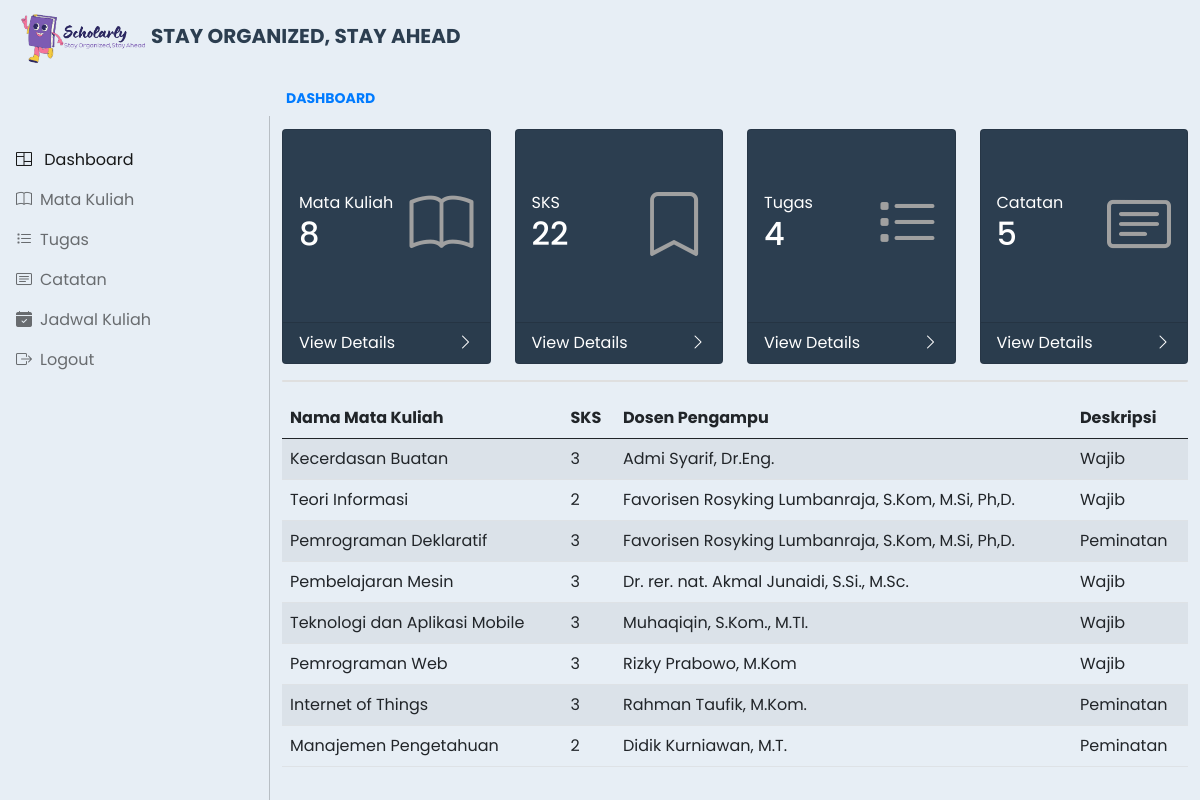
Page /dashboard.php on the committed database.
### tables this page shows
CREATE TABLE `mata_kuliah` (
  `id` int(11) NOT NULL,
  `nama_matkul` varchar(100) DEFAULT NULL,
  `sks` int(11) DEFAULT NULL,
  `dosen_pengampu` varchar(100) DEFAULT NULL,
  `deskripsi` varchar(255) DEFAULT NULL
);

### dashboard.php (the view, shortened to what this page needs)
<?php
include "config.php";
$sql_mata_kuliah = "SELECT COUNT(*) as total_mata_kuliah FROM mata_kuliah";
$result_mata_kuliah = mysqli_query($mysqli, $sql_mata_kuliah);
$row_mata_kuliah = mysqli_fetch_assoc($result_mata_kuliah);
$totalMataKuliah = $row_mata_kuliah['total_mata_kuliah'];
$sql_sks = "SELECT SUM(sks) as total_sks FROM mata_kuliah";
$result_sks = mysqli_query($mysqli, $sql_sks);
$row_sks = mysqli_fetch_assoc($result_sks);
$totalSKS = $row_sks['total_sks'];
$sql_tugas = "SELECT COUNT(*) as total_tugas FROM tugas";
$result_tugas = mysqli_query($mysqli, $sql_tugas);
$row_tugas = mysqli_fetch_assoc($result_tugas);
$totalTugas = $row_tugas['total_tugas'];
$sql_catatan = "SELECT COUNT(*) as total_catatan FROM catatan";
$result_catatan = mysqli_query($mysqli, $sql_catatan);
$row_catatan = mysqli_fetch_assoc($result_catatan);
$totalCatatan = $row_catatan['total_catatan'];
?>
<!DOCTYPE html>
<html lang="en">
  <head>
    <link rel="stylesheet" href="css/bootstrap.min.css" />
    <link rel="stylesheet" href="https://cdn.jsdelivr.net/npm/bootstrap-icons@1.11.3/font/bootstrap-icons.min.css" />
    <link rel="stylesheet" href="css/dataTables.bootstrap5.min.css" />
    <link rel="stylesheet" href="css/style.css" />
    <link rel="stylesheet" href="css/style2.css" />
  </head>
  <body>
    <nav class="navbar navbar-expand-lg navbar-dark fixed-top" style="background-color: #e7eef5;">
      <div class="container-fluid">
        <img class="ms-1" src="logo.png" alt="ScholarlyLogo" width="135px"/>
        <a class="navbar-brand me-auto ms-lg-0 ms-2 text-uppercase fw-bold" href="#" style="color: #2c3e50;">Stay Organized, Stay Ahead</a>
      </div>
    </nav>
    <div class="offcanvas offcanvas-start sidebar-nav bg-light mt-3" tabindex="-1" id="sidebar">
      <div class="offcanvas-body p-0" style="background-color: #e7eef5;">
        <nav class="navbar-light">
          <ul class="navbar-nav">
            <li>
              <a href="#" class="nav-link px-3 active mt-4">
                <span class="me-2"><i class="bi bi-columns"></i></span>
                <span>Dashboard</span>
              </a>
            <a class="nav-link px-3 sidebar-link" href="mata-kuliah.php">
                <span class="me-2"><i class="bi bi-book"></i></span>
                <span>Mata Kuliah</span>
            </a>
            <li>
            <a class="nav-link px-3 sidebar-link" href="tugas.php">
                <span class="me-2"><i class="bi bi-list-task"></i></span>
                <span>Tugas</span>
            </a>
            </li>
            <li>
              <a class="nav-link px-3 sidebar-link" href="Catatan.php">
                  <span class="me-2"><i class="bi bi-card-text"></i></span>
                  <span>Catatan</span>
              </a>
            </li>
            <li>
            <a class="nav-link px-3 sidebar-link" href="jadwal-kuliah.php">
                <span class="me-2"><i class="bi bi-calendar-check-fill"></i></span>
                <span>Jadwal Kuliah</span>
            </a>
            </li>
            <li>
            <a class="nav-link px-3 sidebar-link" id="logoutButton" href="#">
                <span class="me-2"><i class="bi bi-box-arrow-right"></i></span>
                <span>Logout</span>
            </a>
            </li>
          </ul>
        </nav>
      </div>
    </div>
    <main class="mt-5 pt-3">
      <div class="container-fluid">
        <div class="row">
          <div class="breadcrumb mt-4 ms-3">
              <span class="breadcrumb-item active">DASHBOARD</span>
          </div>
        </div>
        <div class="row">
          <div class="col-md-3 mb-3">
            <div class="card text-white h-100 active" style="background-color: #2c3e50;">
              <div class="card-body d-flex justify-content-between align-items-center py-5">
                <div>
                  Mata Kuliah
                  <h2><?php echo $totalMataKuliah; ?></h2>
                </div>
                <i class="bi bi-book" style="font-size: 2rem;"></i>
              </div>
              <a style="text-decoration: none; color:#fff;" href="mata-kuliah.php">
                <div class="card-footer d-flex">
                  <span>View Details</span>
                  <span class="ms-auto">
                    <i class="bi bi-chevron-right"></i>
                  </span>
                </div>
              </a>
            </div>
          </div>
          <div class="col-md-3 mb-3">
            <div class="card text-white h-100 " style="background-color: #2c3e50;">
              <div class="card-body d-flex justify-content-between align-items-center py-5">
                <div>
                  SKS
                  <h2><?php echo $totalSKS; ?></h2>
                </div>
                <i class="bi bi-bookmark" style="font-size: 2rem;"></i>
              </div>
              <a style="text-decoration: none; color:#fff;" href="mata-kuliah.php">
                <div class="card-footer d-flex">
                  <span>View Details</span>
                  <span class="ms-auto">
                    <i class="bi bi-chevron-right"></i>
                  </span>
                </div>
              </a>
            </div>
          </div>
          <div class="col-md-3 mb-3">
            <div class="card text-white h-100 " style="background-color: #2c3e50;">
              <div class="card-body d-flex justify-content-between align-items-center py-5">
                <div>
                  Tugas
                  <h2><?php echo $totalTugas; ?></h2>
                </div>
                <i class="bi bi-list-task" style="font-size: 2rem;"></i>
              </div>
              <a style="text-decoration: none; color:#fff;" href="tugas.php">
                <div class="card-footer d-flex">
                  <span>View Details</span>
                  <span class="ms-auto">
                    <i class="bi bi-chevron-right"></i>
                  </span>
                </div>
              </a>
            </div>
          </div>
          <div class="col-md-3 mb-3">
            <div class="card text-white h-100 " style="background-color: #2c3e50;">
              <div class="card-body d-flex justify-content-between align-items-center py-5">
                <div>
                  Catatan
                  <h2><?php echo $totalCatatan; ?></h2>
                </div>
                <i class="bi bi-card-text" style="font-size: 2rem;"></i>
              </div>
              <a style="text-decoration: none; color:#fff;" href="Catatan.php">
                <div class="card-footer d-flex">
                  <span>View Details</span>
                  <span class="ms-auto">
                    <i class="bi bi-chevron-right"></i>
                  </span>
                </div>
              </a>
            </div>
          </div>
        </div>
        <div class="row">
          <div class="col-md-12 mb-3">
            <div class="card">
            </div>
          </div>
        </div>
        <table class="table table-striped table-hover">
          <thead>
            <tr>
              <th>Nama Mata Kuliah</th>
              <th>SKS</th>
              <th>Dosen Pengampu</th>
              <th>Deskripsi</th>
            </tr>
          </thead>
          <tbody>
            <?php
            $result = $mysqli->query("SELECT * FROM mata_kuliah");
            while($row = $result->fetch_assoc()): ?>
            <tr>
              <td><?php echo $row['nama_matkul']; ?></td>
              <td><?php echo $row['sks']; ?></td>
              <td><?php echo $row['dosen_pengampu']; ?></td>
              <td><?php echo $row['deskripsi']; ?></td>
            </tr>
            <?php endwhile; ?>
          </tbody>
        </table>
      </div>
    </main>
  </body>
</html>

### css/style.css (style rules this page uses)
body, button { font-family: "Poppins", sans-serif; background-color: #e7eef5; }
:root { --offcanvas-width: 270px; --topNavbarHeight: 100px; }
.sidebar-nav { width: var(--offcanvas-width); }
.sidebar-link { display: flex; align-items: center; }
@media (min-width: 992px) { body { overflow: auto !important; } }
@media (min-width: 992px) { main { margin-left: var(--offcanvas-width); } }
@media (min-width: 992px) { .sidebar-nav { transform: none; visibility: visible !important; top: var(--topNavbarHeight); height: calc(100% - var(--topNavbarHeight)); } }

### css/style2.css (style rules this page uses)
.breadcrumb { font-size: 14px; font-weight: bold; margin-bottom: 20px; }
.breadcrumb .breadcrumb-item.active { color: #007bff; }
.breadcrumb .breadcrumb-item { color: #000; }

### dashboard.php (style rules this page uses)
.card-body i { font-size: 4rem !important; color: #a0a0a0; }

### rows in the picture
mata_kuliah: nama_matkul "Kecerdasan Buatan", sks "3", dosen_pengampu "Admi Syarif, Dr.Eng.", deskripsi "Wajib"
mata_kuliah: nama_matkul "Teori Informasi", sks "2", dosen_pengampu "Favorisen Rosyking Lumbanraja, S.Kom, M.Si, Ph,D.", deskripsi "Wajib"
mata_kuliah: nama_matkul "Pemrograman Deklaratif", sks "3", dosen_pengampu "Favorisen Rosyking Lumbanraja, S.Kom, M.Si, Ph,D.", deskripsi "Peminatan"
mata_kuliah: nama_matkul "Pembelajaran Mesin", sks "3", dosen_pengampu "Dr. rer. nat. Akmal Junaidi, S.Si., M.Sc.", deskripsi "Wajib"
mata_kuliah: nama_matkul "Teknologi dan Aplikasi Mobile", sks "3", dosen_pengampu "Muhaqiqin, S.Kom., M.TI.", deskripsi "Wajib"
mata_kuliah: nama_matkul "Pemrograman Web", sks "3", dosen_pengampu "Rizky Prabowo, M.Kom", deskripsi "Wajib"
mata_kuliah: nama_matkul "Internet of Things", sks "3", dosen_pengampu "Rahman Taufik, M.Kom.", deskripsi "Peminatan"
mata_kuliah: nama_matkul "Manajemen Pengetahuan", sks "2", dosen_pengampu "Didik Kurniawan, M.T.", deskripsi "Peminatan"

### other values in the picture
$totalMataKuliah "8"
$totalSKS "22"
$totalTugas "4"
$totalCatatan "5"
